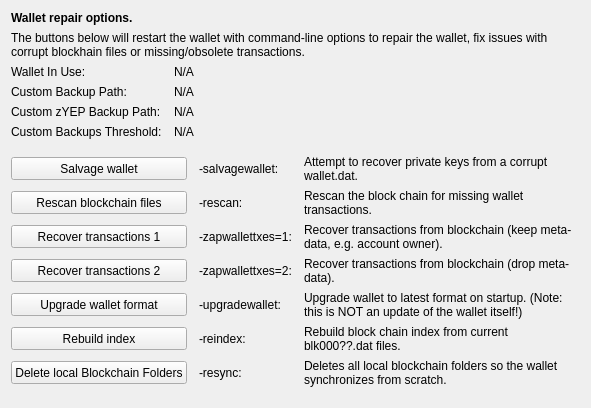
     <widget class="QWidget" name="tab_repair">
      <attribute name="title">
       <string>&amp;Wallet Repair</string>
      </attribute>
      <layout class="QGridLayout" name="gridLayout_4" columnstretch="0,0,0,0">
       <property name="horizontalSpacing">
        <number>12</number>
       </property>
       <item row="0" column="0" colspan="4">
        <widget class="QLabel" name="label_repair_header">
         <property name="font">
          <font>
           <weight>75</weight>
           <bold>true</bold>
          </font>
         </property>
         <property name="text">
          <string>Wallet repair options.</string>
         </property>
        </widget>
       </item>
       <item row="1" column="0" colspan="4">
        <widget class="QLabel" name="label_repair_helptext">
         <property name="font">
          <font>
           <weight>50</weight>
           <bold>false</bold>
          </font>
         </property>
         <property name="text">
          <string>The buttons below will restart the wallet with command-line options to repair the wallet, fix issues with corrupt blockhain files or missing/obsolete transactions.</string>
         </property>
         <property name="wordWrap">
          <bool>true</bool>
         </property>
        </widget>
       </item>
       <item row="2" column="0">
        <widget class="QLabel" name="wallet_path_label">
         <property name="text">
          <string>Wallet In Use:</string>
         </property>
        </widget>
       </item>
       <item row="2" column="1" colspan="3">
        <widget class="QLabel" name="wallet_path">
         <property name="cursor">
          <cursorShape>IBeamCursor</cursorShape>
         </property>
         <property name="text">
          <string>N/A</string>
         </property>
         <property name="textFormat">
          <enum>Qt::PlainText</enum>
         </property>
         <property name="textInteractionFlags">
          <set>Qt::LinksAccessibleByMouse|Qt::TextSelectableByKeyboard|Qt::TextSelectableByMouse</set>
         </property>
        </widget>
       </item>
       <item row="3" column="0">
        <widget class="QLabel" name="wallet_custombackuppath_label">
         <property name="visible">
          <bool>false</bool>
         </property>
         <property name="text">
          <string>Custom Backup Path:</string>
         </property>
        </widget>
       </item>
       <item row="3" column="1" colspan="3">
        <widget class="QLabel" name="wallet_custombackuppath">
         <property name="cursor">
          <cursorShape>IBeamCursor</cursorShape>
         </property>
         <property name="visible">
          <bool>false</bool>
         </property>
         <property name="text">
          <string>N/A</string>
         </property>
         <property name="textFormat">
          <enum>Qt::PlainText</enum>
         </property>
         <property name="textInteractionFlags">
          <set>Qt::LinksAccessibleByMouse|Qt::TextSelectableByKeyboard|Qt::TextSelectableByMouse</set>
         </property>
        </widget>
       </item>
       <item row="4" column="0">
        <widget class="QLabel" name="wallet_customzyepbackuppath_label">
         <property name="visible">
          <bool>false</bool>
         </property>
         <property name="text">
          <string>Custom zYEP Backup Path:</string>
         </property>
        </widget>
       </item>
       <item row="4" column="1" colspan="3">
        <widget class="QLabel" name="wallet_customzyepbackuppath">
         <property name="cursor">
          <cursorShape>IBeamCursor</cursorShape>
         </property>
         <property name="visible">
          <bool>false</bool>
         </property>
         <property name="text">
          <string>N/A</string>
         </property>
         <property name="textFormat">
          <enum>Qt::PlainText</enum>
         </property>
         <property name="textInteractionFlags">
          <set>Qt::LinksAccessibleByMouse|Qt::TextSelectableByKeyboard|Qt::TextSelectableByMouse</set>
         </property>
        </widget>
       </item>
       <item row="5" column="0">
        <widget class="QLabel" name="wallet_custombackupthreshold_label">
         <property name="visible">
          <bool>false</bool>
         </property>
         <property name="text">
          <string>Custom Backups Threshold:</string>
         </property>
        </widget>
       </item>
       <item row="5" column="1" colspan="3">
        <widget class="QLabel" name="wallet_custombackupthreshold">
         <property name="cursor">
          <cursorShape>IBeamCursor</cursorShape>
         </property>
         <property name="visible">
          <bool>false</bool>
         </property>
         <property name="text">
          <string>N/A</string>
         </property>
         <property name="textFormat">
          <enum>Qt::PlainText</enum>
         </property>
         <property name="textInteractionFlags">
          <set>Qt::LinksAccessibleByMouse|Qt::TextSelectableByKeyboard|Qt::TextSelectableByMouse</set>
         </property>
        </widget>
       </item>
       <item row="6" column="0">
        <spacer name="verticalSpacer_repair1">
         <property name="orientation">
          <enum>Qt::Vertical</enum>
         </property>
         <property name="sizeHint" stdset="0">
          <size>
           <width>10</width>
           <height>10</height>
          </size>
         </property>
        </spacer>
       </item>
       <item row="7" column="0" colspan="2">
        <widget class="QPushButton" name="btn_salvagewallet">
         <property name="minimumSize">
          <size>
           <width>100</width>
           <height>23</height>
          </size>
         </property>
         <property name="text">
          <string>Salvage wallet</string>
         </property>
        </widget>
       </item>
       <item row="7" column="2">
        <widget class="QLabel" name="label_repair_salvage_command">
         <property name="text">
          <string notr="true">-salvagewallet:</string>
         </property>
        </widget>
       </item>
       <item row="7" column="3">
        <widget class="QLabel" name="label_repair_salvage">
         <property name="text">
          <string>Attempt to recover private keys from a corrupt wallet.dat.</string>
         </property>
         <property name="wordWrap">
          <bool>true</bool>
         </property>
        </widget>
       </item>
       <item row="8" column="0" colspan="2">
        <widget class="QPushButton" name="btn_rescan">
         <property name="minimumSize">
          <size>
           <width>100</width>
           <height>23</height>
          </size>
         </property>
         <property name="text">
          <string>Rescan blockchain files</string>
         </property>
        </widget>
       </item>
       <item row="8" column="2">
        <widget class="QLabel" name="label_repair_rescan_command">
         <property name="text">
          <string notr="true">-rescan:</string>
         </property>
        </widget>
       </item>
       <item row="8" column="3">
        <widget class="QLabel" name="label_repair_rescan">
         <property name="text">
          <string>Rescan the block chain for missing wallet transactions.</string>
         </property>
         <property name="wordWrap">
          <bool>true</bool>
         </property>
        </widget>
       </item>
       <item row="9" column="0" colspan="2">
        <widget class="QPushButton" name="btn_zapwallettxes1">
         <property name="minimumSize">
          <size>
           <width>100</width>
           <height>23</height>
          </size>
         </property>
         <property name="text">
          <string>Recover transactions 1</string>
         </property>
        </widget>
       </item>
       <item row="9" column="2">
        <widget class="QLabel" name="label_repair_zap1_command">
         <property name="text">
          <string notr="true">-zapwallettxes=1:</string>
         </property>
        </widget>
       </item>
       <item row="9" column="3">
        <widget class="QLabel" name="label_repair_zap1">
         <property name="text">
          <string>Recover transactions from blockchain (keep meta-data, e.g. account owner).</string>
         </property>
         <property name="wordWrap">
          <bool>true</bool>
         </property>
        </widget>
       </item>
       <item row="10" column="0" colspan="2">
        <widget class="QPushButton" name="btn_zapwallettxes2">
         <property name="minimumSize">
          <size>
           <width>100</width>
           <height>23</height>
          </size>
         </property>
         <property name="text">
          <string>Recover transactions 2</string>
         </property>
        </widget>
       </item>
       <item row="10" column="2">
        <widget class="QLabel" name="label_repair_zap2_command">
         <property name="text">
          <string notr="true">-zapwallettxes=2:</string>
         </property>
        </widget>
       </item>
       <item row="10" column="3">
        <widget class="QLabel" name="label_repair_zap2">
         <property name="text">
          <string>Recover transactions from blockchain (drop meta-data).</string>
         </property>
         <property name="wordWrap">
          <bool>true</bool>
         </property>
        </widget>
       </item>
       <item row="11" column="0" colspan="2">
        <widget class="QPushButton" name="btn_upgradewallet">
         <property name="minimumSize">
          <size>
           <width>100</width>
           <height>23</height>
          </size>
         </property>
         <property name="text">
          <string>Upgrade wallet format</string>
         </property>
        </widget>
       </item>
       <item row="11" column="2">
        <widget class="QLabel" name="label_repair_upgrade_command">
         <property name="text">
          <string notr="true">-upgradewallet:</string>
         </property>
        </widget>
       </item>
       <item row="11" column="3">
        <widget class="QLabel" name="label_repair_upgrade">
         <property name="text">
          <string>Upgrade wallet to latest format on startup. (Note: this is NOT an update of the wallet itself!)</string>
         </property>
         <property name="wordWrap">
          <bool>true</bool>
         </property>
        </widget>
       </item>
       <item row="12" column="0" colspan="2">
        <widget class="QPushButton" name="btn_reindex">
         <property name="minimumSize">
          <size>
           <width>100</width>
           <height>23</height>
          </size>
         </property>
         <property name="text">
          <string>Rebuild index</string>
         </property>
        </widget>
       </item>
       <item row="12" column="2">
        <widget class="QLabel" name="label_repair_reindex_command">
         <property name="text">
          <string notr="true">-reindex:</string>
         </property>
        </widget>
       </item>
       <item row="12" column="3">
        <widget class="QLabel" name="label_repair_reindex">
         <property name="text">
          <string>Rebuild block chain index from current blk000??.dat files.</string>
         </property>
         <property name="wordWrap">
          <bool>true</bool>
         </property>
        </widget>
       </item>
       <item row="13" column="0" colspan="2">
        <widget class="QPushButton" name="btn_resync">
         <property name="minimumSize">
          <size>
           <width>100</width>
           <height>23</height>
          </size>
         </property>
         <property name="text">
          <string>Delete local Blockchain Folders</string>
         </property>
        </widget>
       </item>
       <item row="13" column="2">
        <widget class="QLabel" name="label_repair_resync_command">
         <property name="text">
          <string>-resync:</string>
         </property>
        </widget>
       </item>
       <item row="13" column="3">
        <widget class="QLabel" name="label_repair_resync">
         <property name="text">
          <string>Deletes all local blockchain folders so the wallet synchronizes from scratch.</string>
         </property>
         <property name="wordWrap">
          <bool>true</bool>
         </property>
        </widget>
       </item>
       <item row="14" column="0">
        <spacer name="verticalSpacer_repair2">
         <property name="orientation">
          <enum>Qt::Vertical</enum>
         </property>
         <property name="sizeHint" stdset="0">
          <size>
           <width>20</width>
           <height>10</height>
          </size>
         </property>
        </spacer>
       </item>
      </layout>
     </widget>
